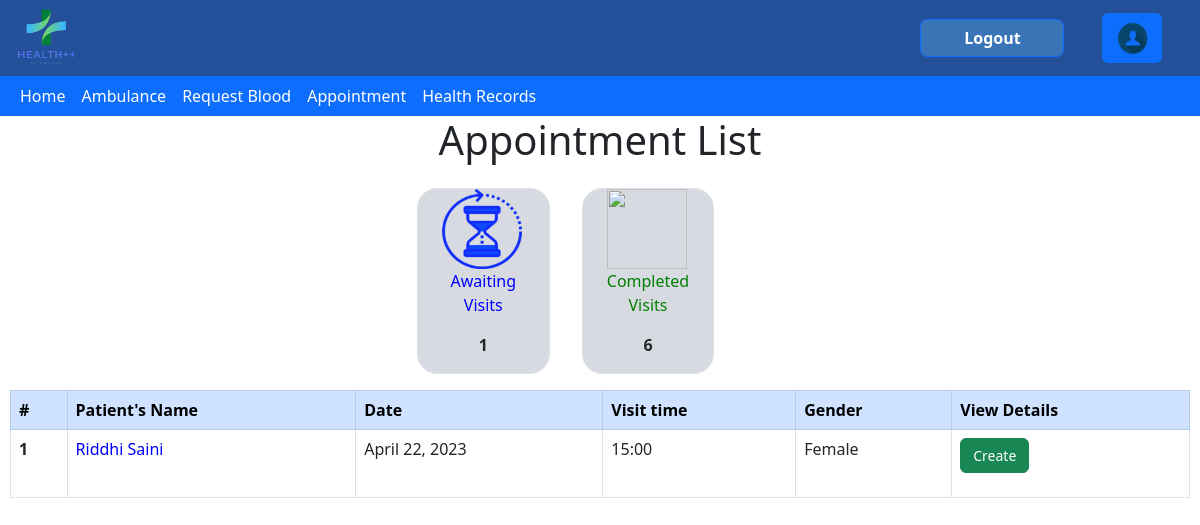
The page /book_appointment/ (signed in) on the database as committed earlier.
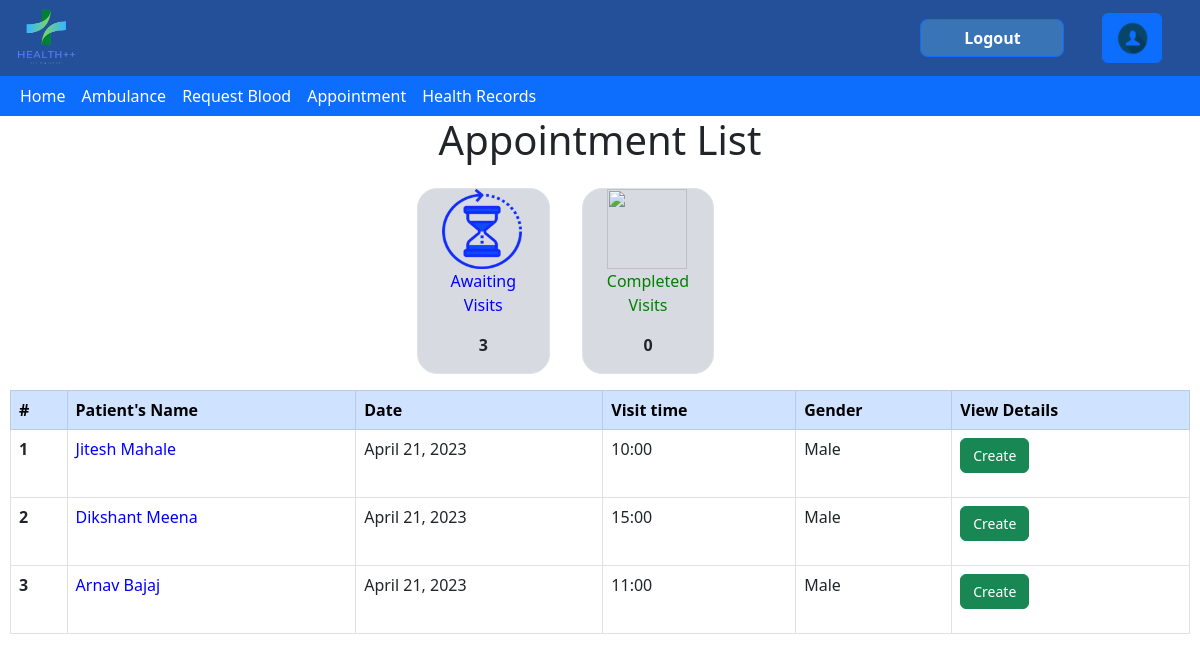
The same page on the database as committed later.
### health/models.py (models this page shows, shortened)
class Appointment(models.Model):
    doctor = models.ForeignKey(Doctor,blank = True, null = True , on_delete=models.CASCADE)
    patient = models.ForeignKey(Patient,blank = True, null = True , on_delete=models.CASCADE)
    timeSlot = models.ForeignKey(Time_Slot,blank = True, null = True , on_delete=models.CASCADE)
    status = models.BooleanField(default=True)

class Patient(models.Model):
    user = models.ForeignKey(Account,null=True,on_delete=models.CASCADE)
    Patient_Name=models.CharField(max_length=600,null=True)

class Time_Slot(models.Model):
    starttime = models.IntegerField(null=True)
    total_patient=models.IntegerField(default=0)
    date = models.DateField(null=True)
    doctors=models.ManyToManyField(Doctor)

### members/models.py (models this page shows, shortened)
class Account(models.Model):
    user=models.OneToOneField(User,on_delete=models.CASCADE)
    Role=models.CharField(max_length=100,choices=roles,default="Student",blank=True)
    DOB=models.DateField(blank=True,null=True)
    BloodG=models.CharField(choices=BloodG,null=True,max_length=20)
    CCID=models.CharField(null=True,max_length=20)
    Gender=models.CharField(null=True,default='Male',max_length=10)
    ContactNo=models.CharField(null=True,blank=True,max_length=13)

### health/views.py (the view)
# urls.py: path('book_appointment/',views.book_appointment,name='book_appointment'),
@login_required
def book_appointment(request):
    assign_roles()
    appointments,count_completed = getappointments(request)
    return render(request,'health/appointment_form.html',{'submit':0,"appointments":appointments,"count":appointments.count(),"completed":count_completed})

### health/views.py (called while the page is built)
@login_required
def getappointments(request):
    user=Account.objects.get(user=request.user)
    if(user.Role=="Doctor"):
        doctor = Doctor.objects.get(user = user)
        appointments = Appointment.objects.filter(doctor = doctor,status = True)
        completed_appointments = Appointment.objects.filter(doctor = doctor,status = False).count()
    elif(user.Role=="Student"):
        patient = Patient.objects.get(user = user)
        appointments = Appointment.objects.filter(patient = patient,status = True)
        completed_appointments = Appointment.objects.filter(patient = patient,status = False).count()
    else:
        appointments=Appointment.objects.filter(status=True)
        completed_appointments = Appointment.objects.filter(status = False).count()
    return appointments , completed_appointments

### health/templates/health/appointment_form.html (shortened to what this page needs)
{% extends 'health/base.html' %}
{%load static%}
{%block content%}
<html>
    <head>
        <link href="https://cdn.jsdelivr.net/npm/bootstrap@5.3.0-alpha1/dist/css/bootstrap.min.css" rel="stylesheet">
    </head>
    {%if user.account.Role == 'Student' or user.account.Role == 'Doctor' or user.account.Role == 'Receptionist'%}
    <body>
        <div class="appointmentList">
            <h1 style='text-align: center;'>Appointment List</h1>
            <div class="row gx-5" style="margin: auto; width: max-content;" >
                <div class="c col-4 border m-3 gx-5">
                    <img src="{%static 'health/images/appointment/waiting.png'%}" alt="" style='margin: auto;width: 80px; height: 80px;'></img>
                    <div class="gx-5">
                        <p style='text-align: center;color: blue;'>Awaiting Visits</p>
                        <p style="text-align: center;font-weight: bold;">{{count}}</p>
                    </div>
                </div>
                <div class="c col-4 border m-3 gx-5">
                    <img src="{%static 'health/images/appointment/done.png'%}" alt="" style='margin: auto;width: 80px; height: 80px;'></img>
                    <div class="gx-5">
                        <p style='text-align: center;color: green'>Completed Visits</p>
                        <p style="text-align: center;font-weight: bold;">{{completed}}</p>
                    </div>
                </div>
            </div>
            <div class="table-responsive">
                <table class="table table-bordered table-hover">
                    <thead class="table-primary">
                        <tr>
                            <th scope="col">#</th>
                            {%if user.account.Role == 'Doctor' or user.account.Role == 'Receptionist'%}
                            <th scope="col">Patient's Name</th>
                            {%endif%}
                            <th scope="col">Date</th>
                            <th scope="col">Visit time</th>
                            {% if user.account.Role == 'Doctor'%}
                            <th scope="col">Gender</th>
                            {% endif%}
                            {% if user.account.Role == 'Doctor'%}
                            <th scope="col">View Details</th>
                            {% endif%}
                        </tr>
                    </thead>
                    <tbody>
                        {%if user.account.Role == 'Doctor'%}
                        {% for appointment in appointments %}
                        <tr>
                            <th scope="row">{{forloop.counter}}</th>
                            <td style='color: blue;'>{{appointment.patient.Patient_Name}}</td>
                            <td>{{appointment.timeSlot.date}}</td>
                            <td>{{appointment.timeSlot.starttime}}:00</td>
                            <td>{{appointment.patient.user.Gender}}</td>
                            <td>
                                <form method="post" action="{% url 'home_health_record' %}">
                                    <button type="submit" class="btn btn-success" style="font-size: 14;" name="AppID" value="{{appointment.id}}">Create</button>
                                </form>
                            </td>
                        </tr>
                        {%endfor%}
                        {%endif%}
                    </tbody>
                </table>
            </div>
        </div>
        {%else%}
        <h1>You are not authorized to access this page</h1>
        {%endif%}
    </body>
    <html>
{%endblock%}

Rows that differ between the two databases and show on the page:
removed Appointment: patient.Patient_Name "Riddhi Saini", timeSlot "April 22, 2023", timeSlot.starttime "15", patient.user.Gender "Female", {{ appointment.id }} 21 (drawn)
added Appointment: patient.Patient_Name "Jitesh Mahale", timeSlot "April 21, 2023", timeSlot.starttime "10", patient.user.Gender "Male", {{ appointment.id }} 26 (drawn)
added Appointment: patient.Patient_Name "Dikshant Meena", timeSlot "April 21, 2023", timeSlot.starttime "15", patient.user.Gender "Male", {{ appointment.id }} 27 (drawn)
added Appointment: patient.Patient_Name "Arnav Bajaj", timeSlot "April 21, 2023", timeSlot.starttime "11", patient.user.Gender "Male", {{ appointment.id }} 28 (drawn)
Other text that changed with them:
{{ count }}: "1" → "3"
{{ completed }}: "6" → "0"
